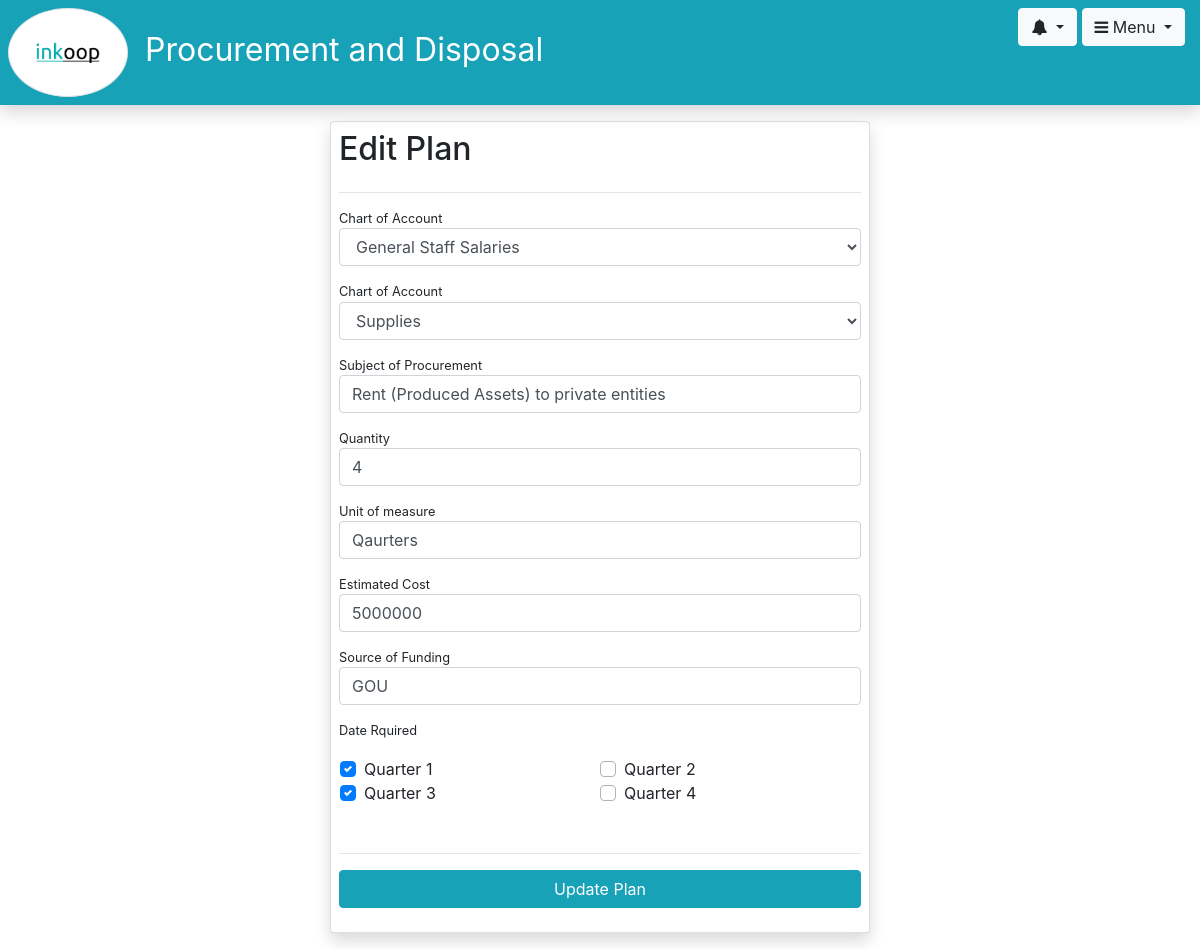
The page /edit-plan/1 (signed in) on the database as committed earlier.
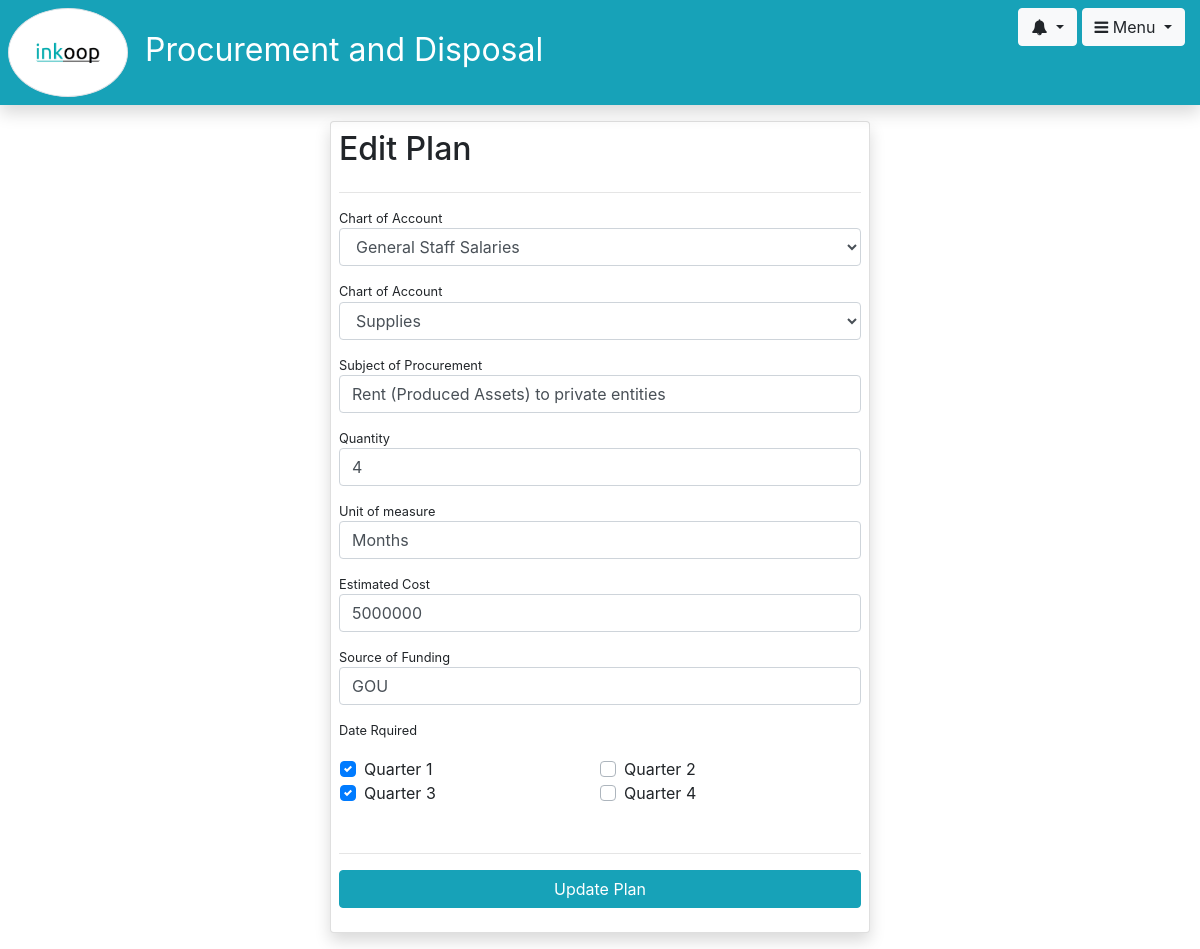
The same page on the database as committed later.
### plan/models.py (models this page shows, shortened)
class Plan(models.Model):
    user_department = models.ForeignKey(UserDepartment, on_delete=models.CASCADE)
    chart_of_account = models.ForeignKey(Expense, on_delete=models.CASCADE)
    subject_of_procurement = models.CharField(max_length=100)
    type_of_procurement = models.ForeignKey(ProcurementType, on_delete=models.CASCADE)
    quantity = models.IntegerField()
    unit_of_measure = models.CharField(max_length=100)
    estimated_cost = models.IntegerField()
    source_of_funding = models.CharField(max_length=100) # TODO => split to GOU and Project
    date_required_q1 = models.BooleanField()
    date_required_q2 = models.BooleanField()
    date_required_q3 = models.BooleanField()
    date_required_q4 = models.BooleanField()
    prepared = models.BooleanField(default=True)
    hod_approved = models.BooleanField(default=False)
    pdu_approved = models.BooleanField(default=False)
    reverted = models.BooleanField(default=False)
    consolidated = models.BooleanField(default=False)
    date_prepared = models.DateTimeField(null=True)
    date_hod_approved = models.DateTimeField(null=True)
    date_pdu_approved = models.DateTimeField(null=True)
    date_reverted = models.DateTimeField(null=True)
    date_consolidated = models.DateTimeField(null=True)
    consolidation_group = models.ForeignKey(ConsolidationGroup, on_delete=models.CASCADE, null=True)

class Expense(models.Model):
    code = models.CharField(max_length=10)
    name = models.CharField(max_length=128)
    def generate_field_choices(self):
        return [(expense.id, expense.name) for expense in self.objects.all()]

class ProcurementType(models.Model):
    name = models.CharField(max_length=30)
    def generate_field_choices(self):
        return [(_type.id, _type.name) for _type in self.objects.all()]

### plan/views/views.py (the view)
# urls.py: path('edit-plan/<int:id>', views.edit_plan, name='edit_plan'),
@login_required
def edit_plan(request, id):
    plan = Plan.objects.get(id=id)
    if request.method == "POST":
        user = get_user(request)
        department = user.profile.member.user_department
        total_amount_planned = department.total_amount_planned() - int(plan.estimated_cost)
        plan.chart_of_account = Expense.objects.get(id=request.POST["chart_of_account"])
        plan.subject_of_procurement = request.POST["subject_of_procurement"]
        plan.type_of_procurement = ProcurementType.objects.get(id=request.POST["type_of_procurement"])
        plan.quantity = request.POST["quantity"]
        plan.unit_of_measure = request.POST["unit_of_measure"]
        plan.estimated_cost = request.POST["estimated_cost"]
        plan.source_of_funding = request.POST["source_of_funding"]
        date_required_q1, date_required_q2, date_required_q3, date_required_q4 = False, False, False, False
        if request.POST.get("date_required_q1"): date_required_q1 = True
        if request.POST.get("date_required_q2"): date_required_q2 = True
        if request.POST.get("date_required_q3"): date_required_q3 = True
        if request.POST.get("date_required_q4"): date_required_q4 = True
        plan.date_required_q1 = date_required_q1
        plan.date_required_q2 = date_required_q2
        plan.date_required_q3 = date_required_q3
        plan.date_required_q4 = date_required_q4
        if (total_amount_planned + int(plan.estimated_cost)) > department.budget_sealing:
            messages.warning(request, "Insufficient Funds!")
            return redirect("plan:plan")
        plan.save()
        action = PlanAction(action="Edited", plan=plan, member=user.profile.member)
        action.save()
        messages.info(request, "Updated Plan")
        return redirect("plan:plan")
    elif request.method == "GET":
        expenses = Expense.generate_field_choices(Expense)
        procurement_types = ProcurementType.generate_field_choices(ProcurementType)
        context = {"plan_item": plan, "plan": plan, "expenses":expenses, "procurement_types":procurement_types}
        return render(request, 'user_department/edit-plan.html', context)

### plan/models.py (called while the page is built)
    def __str__(self):
        return self.name

### plan/templates/user_department/edit-plan.html (shortened to what this page needs)
{% extends 'user_department/logged-in-base.html' %}
{% load procurement_tags %}
{% block content %}
	<div class="container">
		<div class="login-content">
			{% if plan_item %}
				<form method="POST" class="p-2 card shadow" action="{% url 'plan:edit_plan' id=plan_item.id %}">
					<h2>Edit Plan</h2>
					<hr>
					<div class="form-group">
						<small>Chart of Account</small>
						<select class="form-control" name="chart_of_account">
							{% for id, expense in expenses %}
								<option value="{{id}}" {% if plan_item.chart_of_account.id == id %}selected{% endif %}>{{expense}}</option>
							{% endfor %}
						</select>
					</div>
					<div class="form-group">
						<small>Chart of Account</small>
						<select class="form-control" name="type_of_procurement">
							{% for id, procurement_type in procurement_types %}
								<option value="{{id}}" {% if plan_item.type_of_procurement.id == id %}selected{% endif %}>{{procurement_type}}</option>
							{% endfor %}
						</select>
					</div>
					<div class="form-group">
						<small>Subject of Procurement</small>
						<input type="text" name="subject_of_procurement" value="{{ plan_item.subject_of_procurement }}" class="form-control"/>
					</div>
					<div class="form-group">
						<small>Quantity</small>
						<input type="number" name="quantity" value="{{ plan_item.quantity }}" class="form-control"/>
					</div>
					<div class="form-group">
						<small>Unit of measure</small>
						<input type="text" name="unit_of_measure" value="{{ plan_item.unit_of_measure }}" class="form-control"/>
					</div>
					<div class="form-group">
						<small>Estimated Cost</small>
						<input type="text" name="estimated_cost" value="{{ plan_item.estimated_cost }}" class="form-control"/>
					</div>
					<div class="form-group">
						<small>Source of Funding</small>
						<input type="text" name="source_of_funding" value="{{ plan_item.source_of_funding }}" class="form-control"/>
					</div>
					<div class="form-group">
						<small>Date Rquired</small>
						<div class="row p-3">
							<div class="custom-control custom-checkbox col-md-6">
								<label class="custom-control-label" for="q1">Quarter 1</label>
							</div>
							<div class="custom-control custom-checkbox col-md-6">
								<label class="custom-control-label" for="q2">Quarter 2</label>
							</div>
							<div class="custom-control custom-checkbox col-md-6">
								<label class="custom-control-label" for="q3">Quarter 3</label>
							</div>
							<div class="custom-control custom-checkbox col-md-6">
								<label class="custom-control-label" for="q4">Quarter 4</label>
							</div>
						</div>
					</div>
					<hr>
					<div class="form-group">
						<button type="submit" class="btn btn-block btn-info" name="submit">Update Plan</button>
					</div>
				</form>
			{% endif %}
		</div>
	</div>
{% endblock %}

Rows that differ between the two databases and show on the page:
changed Plan "Rent (Produced Assets) to private entities": unit_of_measure "Qaurters" → "Months"
